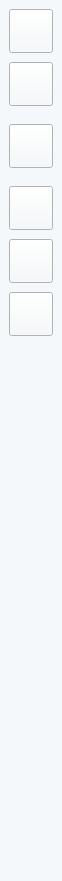
     <widget class="QWidget" name="widget_64" native="true">
      <property name="geometry">
       <rect>
        <x>0</x>
        <y>126</y>
        <width>62</width>
        <height>881</height>
       </rect>
      </property>
      <property name="sizePolicy">
       <sizepolicy hsizetype="Fixed" vsizetype="Preferred">
        <horstretch>0</horstretch>
        <verstretch>0</verstretch>
       </sizepolicy>
      </property>
      <property name="minimumSize">
       <size>
        <width>62</width>
        <height>881</height>
       </size>
      </property>
      <property name="baseSize">
       <size>
        <width>0</width>
        <height>881</height>
       </size>
      </property>
      <property name="styleSheet">
       <string notr="true">background-color: rgb(245, 248, 250);
border-color: rgb(0, 0, 0);</string>
      </property>
      <widget class="QPushButton" name="pushButton_36">
       <property name="geometry">
        <rect>
         <x>9</x>
         <y>9</y>
         <width>44</width>
         <height>44</height>
        </rect>
       </property>
       <property name="sizePolicy">
        <sizepolicy hsizetype="Fixed" vsizetype="Fixed">
         <horstretch>0</horstretch>
         <verstretch>0</verstretch>
        </sizepolicy>
       </property>
       <property name="minimumSize">
        <size>
         <width>44</width>
         <height>44</height>
        </size>
       </property>
       <property name="styleSheet">
        <string notr="true">border-image: url(:/sidebar/Asset 6.png);</string>
       </property>
       <property name="text">
        <string/>
       </property>
      </widget>
      <widget class="QPushButton" name="pushButton_32">
       <property name="geometry">
        <rect>
         <x>9</x>
         <y>62</y>
         <width>44</width>
         <height>44</height>
        </rect>
       </property>
       <property name="sizePolicy">
        <sizepolicy hsizetype="Fixed" vsizetype="Fixed">
         <horstretch>0</horstretch>
         <verstretch>0</verstretch>
        </sizepolicy>
       </property>
       <property name="minimumSize">
        <size>
         <width>44</width>
         <height>44</height>
        </size>
       </property>
       <property name="styleSheet">
        <string notr="true">border-image: url(:/sidebar/Asset 8.png);</string>
       </property>
       <property name="text">
        <string/>
       </property>
      </widget>
      <widget class="QPushButton" name="pushButton_33">
       <property name="geometry">
        <rect>
         <x>9</x>
         <y>124</y>
         <width>44</width>
         <height>44</height>
        </rect>
       </property>
       <property name="sizePolicy">
        <sizepolicy hsizetype="Fixed" vsizetype="Fixed">
         <horstretch>0</horstretch>
         <verstretch>0</verstretch>
        </sizepolicy>
       </property>
       <property name="minimumSize">
        <size>
         <width>44</width>
         <height>44</height>
        </size>
       </property>
       <property name="styleSheet">
        <string notr="true">border-image: url(:/sidebar/Asset 9.png);</string>
       </property>
       <property name="text">
        <string/>
       </property>
      </widget>
      <widget class="QPushButton" name="pushButton_29">
       <property name="geometry">
        <rect>
         <x>9</x>
         <y>186</y>
         <width>44</width>
         <height>44</height>
        </rect>
       </property>
       <property name="sizePolicy">
        <sizepolicy hsizetype="Fixed" vsizetype="Fixed">
         <horstretch>0</horstretch>
         <verstretch>0</verstretch>
        </sizepolicy>
       </property>
       <property name="minimumSize">
        <size>
         <width>44</width>
         <height>44</height>
        </size>
       </property>
       <property name="styleSheet">
        <string notr="true">border-image: url(:/sidebar/Asset 10.png);</string>
       </property>
       <property name="text">
        <string/>
       </property>
      </widget>
      <widget class="QPushButton" name="pushButton_30">
       <property name="geometry">
        <rect>
         <x>9</x>
         <y>239</y>
         <width>44</width>
         <height>44</height>
        </rect>
       </property>
       <property name="sizePolicy">
        <sizepolicy hsizetype="Fixed" vsizetype="Fixed">
         <horstretch>0</horstretch>
         <verstretch>0</verstretch>
        </sizepolicy>
       </property>
       <property name="minimumSize">
        <size>
         <width>44</width>
         <height>44</height>
        </size>
       </property>
       <property name="styleSheet">
        <string notr="true">border-image: url(:/sidebar/Asset 11.png);</string>
       </property>
       <property name="text">
        <string/>
       </property>
      </widget>
      <widget class="QPushButton" name="pushButton_31">
       <property name="geometry">
        <rect>
         <x>9</x>
         <y>292</y>
         <width>44</width>
         <height>44</height>
        </rect>
       </property>
       <property name="sizePolicy">
        <sizepolicy hsizetype="Fixed" vsizetype="Fixed">
         <horstretch>0</horstretch>
         <verstretch>0</verstretch>
        </sizepolicy>
       </property>
       <property name="minimumSize">
        <size>
         <width>44</width>
         <height>44</height>
        </size>
       </property>
       <property name="styleSheet">
        <string notr="true">border-image: url(:/sidebar/Asset 12.png);</string>
       </property>
       <property name="text">
        <string/>
       </property>
      </widget>
     </widget>
